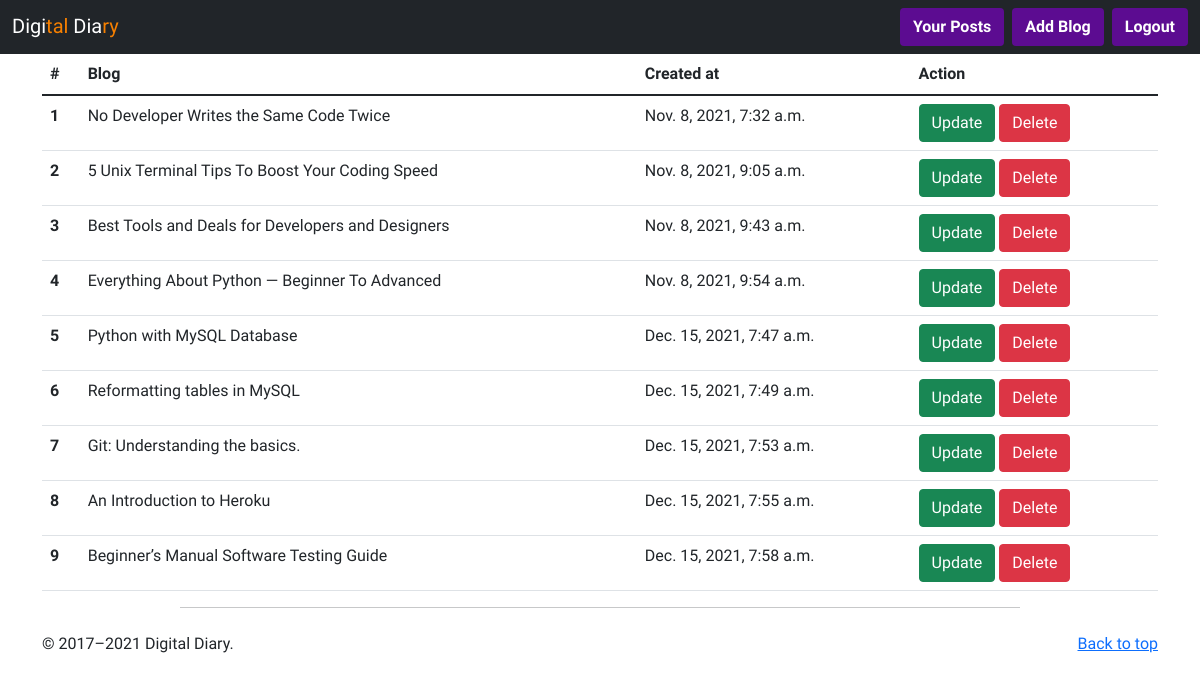
Screenshot of /see-blog/ (signed in) with the database file from the repository.
### home/models.py (models this page shows, shortened)
class BlogModels(models.Model):
    title = models.CharField(max_length=1000)
    content = FroalaField()
    user = models.ForeignKey(User, blank=True, null=True, on_delete=models.CASCADE)
    slug = models.SlugField(max_length=100, null=True, blank=True)
    image = models.ImageField(upload_to='blog')
    created_at = models.DateTimeField(auto_now_add=True)
    upload_to = models.DateTimeField(auto_now=True)

### home/views.py (the view)
# urls.py: path('see-blog/', see_blogs, name='see_blogs'),
def see_blogs(request):
    context = {}
    try:
        blog_objss = BlogModels.objects.filter(user = request.user)
        context['blog_objss'] = blog_objss
    except Exception as e:
        print(e)
    return render(request, 'see_blogs.html', context)

### home/templates/see_blogs.html
{% extends "base.html" %} {% block start %}
<div class="container">
    <table class="table">
  <thead>
    <tr>
      <th scope="col">#</th>
      <th scope="col">Blog</th>
      <th scope="col">Created at</th>
      <th scope="col">Action</th>
    </tr>
  </thead>
  <tbody>
  {% for blog in blog_objss %}
    <tr>
      <th scope="row">{{forloop.counter}}</th>
      <td>{{blog.title}}</td>
      <td>{{blog.created_at}}</td>
      <td>
      <a href="{% url 'blog_update' blog.slug %}" class="btn btn-success">Update</a>
      <a href="{% url 'blog_delete' blog.id %}" class="btn btn-danger">Delete</a>
      </td>
    </tr>
    {% endfor %}
  </tbody>
</table>
</div>
{% endblock %}

### public/static/css/login.css (style rules this page uses)
* { font-family: 'Philosopher', sans-serif; }

### rows the page displays
BlogModels: title "No Developer Writes the Same Code Twice", created_at "Nov. 8, 2021, 7:32 a.m."
BlogModels: title "5 Unix Terminal Tips To Boost Your Coding Speed", created_at "Nov. 8, 2021, 9:05 a.m."
BlogModels: title "Best Tools and Deals for Developers and Designers", created_at "Nov. 8, 2021, 9:43 a.m."
BlogModels: title "Everything About Python — Beginner To Advanced", created_at "Nov. 8, 2021, 9:54 a.m."
BlogModels: title "Python with MySQL Database", created_at "Dec. 15, 2021, 7:47 a.m."
BlogModels: title "Reformatting tables in MySQL", created_at "Dec. 15, 2021, 7:49 a.m."
BlogModels: title "Git: Understanding the basics.", created_at "Dec. 15, 2021, 7:53 a.m."
BlogModels: title "An Introduction to Heroku", created_at "Dec. 15, 2021, 7:55 a.m."
BlogModels: title "Beginner’s Manual Software Testing Guide", created_at "Dec. 15, 2021, 7:58 a.m."
